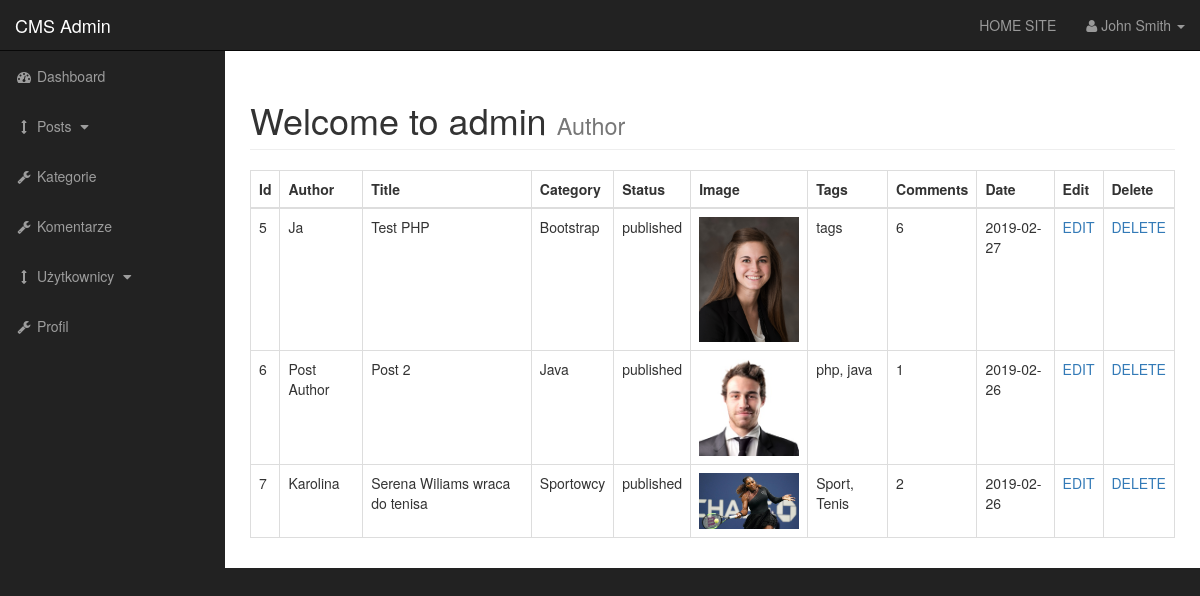
The page /admin/posts.php on the database its author committed.
### tables this page shows
CREATE TABLE `posts` (
  `post_id` int(3) NOT NULL,
  `post_category_id` int(3) NOT NULL,
  `post_title` varchar(255) NOT NULL,
  `post_author` varchar(255) NOT NULL,
  `post_date` date NOT NULL,
  `post_image` text NOT NULL,
  `post_content` text NOT NULL,
  `post_tags` varchar(255) NOT NULL,
  `post_comment_count` int(11) NOT NULL,
  `post_status` varchar(255) NOT NULL DEFAULT 'draft'
);

CREATE TABLE `categories` (
  `cat_id` int(3) NOT NULL,
  `cat_title` varchar(255) NOT NULL
);

### admin/includes/admin_view_all_posts.php (the view, shortened to what this page needs)
<table class="table table-bordered table-hover">
    <thead>
        <tr>
            <th>Id</th>
            <th>Author</th>
            <th>Title</th>
            <th>Category</th>
            <th>Status</th>
            <th>Image</th>
            <th>Tags</th>
            <th>Comments</th>
            <th>Date</th>
            <th>Edit</th>
            <th>Delete</th>
        </tr>
    </thead>
<tbody>
      <?php
        global $connection;
        $query = "SELECT * FROM posts";
        $select_posts = mysqli_query($connection,$query);
        while($row = mysqli_fetch_assoc($select_posts)) {
        $post_id = $row['post_id'];
        $post_author = $row['post_author'];
        $post_title = $row['post_title'];
        $post_category_id = $row['post_category_id'];
        $post_status = $row['post_status'];
        $post_image = $row['post_image'];
        $post_tags = $row['post_tags'];
        $post_comment_count = $row['post_comment_count'];
        $post_date = $row['post_date'];
        echo "<tr>";
        echo "<td> $post_id </td>";
        echo "<td> $post_author </td>";
        echo "<td> $post_title </td>";
        $query = "SELECT * FROM categories WHERE cat_id = {$post_category_id}";
        $select_post_categories_id = mysqli_query($connection,$query);
        while($row = mysqli_fetch_assoc($select_post_categories_id)) {
        $cat_title = $row['cat_title'];
        echo "<td> $cat_title </td>";
        }
        echo "<td> $post_status </td>";
        echo "<td><img width='100'  src='../images/$post_image' alt='image'></td>";
        echo "<td> $post_tags </td>";
        echo "<td> $post_comment_count </td>";
        echo "<td> $post_date </td>";
        echo "<td><a href='posts.php?source=edit_post&p_id={$post_id}'>EDIT</a></td>";
        echo "<td><a href='posts.php?delete={$post_id}'>DELETE</a></td>";
        echo "</tr>" ;
     } ?>
</tbody>
</table>

### admin/css/sb-admin.css (style rules this page uses)
body { margin-top: 100px; background-color: #222; }
@media (min-width:768px) { body { margin-top: 50px; } }

### rows shown on the page
posts: post_id "5", post_author "Ja", post_title "Test PHP", post_status "published", post_image (picture), post_tags "tags", post_comment_count "6", post_date "2019-02-27"
categories: cat_title "Bootstrap"
posts: post_id "6", post_author "Post Author", post_title "Post 2", post_status "published", post_image (picture), post_tags "php, java", post_comment_count "1", post_date "2019-02-26"
categories: cat_title "Java"
posts: post_id "7", post_author "Karolina", post_title "Serena Wiliams wraca do tenisa", post_status "published", post_image (picture), post_tags "Sport, Tenis", post_comment_count "2", post_date "2019-02-26"
categories: cat_title "Sportowcy"
